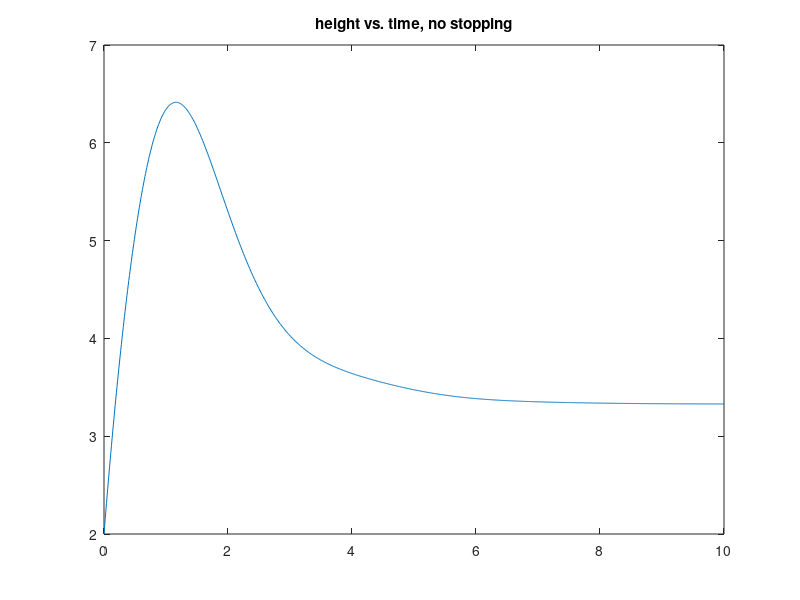
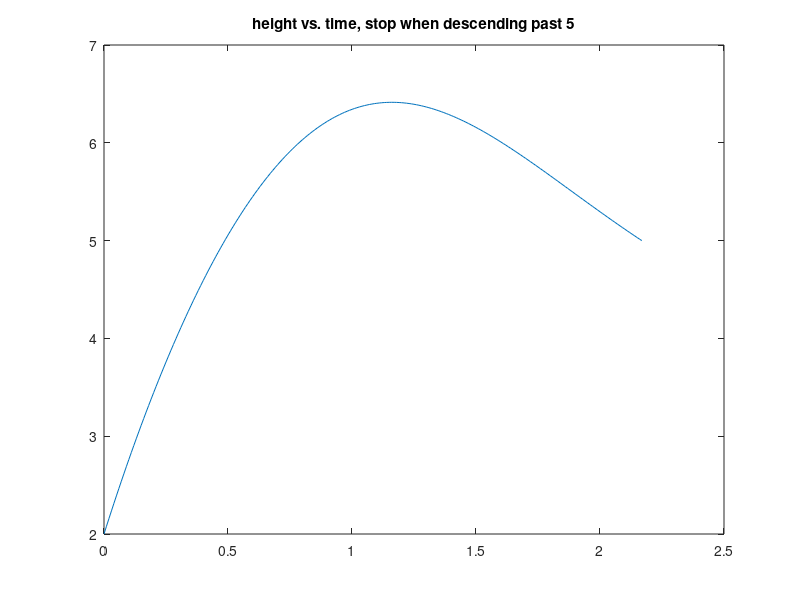

Recreate these plots in MATLAB, in order.
function ode_test
  % test prograrm to demonstrate how to
  % use an event handler to stop an
  % integration and savethe results
  % do "help ode45" and scan for EVENTS
  
  tspan=0:0.01:10;
  [t,y]=ode45(@F,tspan,[2,8]);
  figure(1);
  clf;
  plot(t,y(:,1));
  title('height vs. time, no stopping');

  stopHeight=5;
  options=odeset('Events',@events);
  [t,y]=ode45(@F,tspan,[2,8],options);
  figure(2);
  clf;
  plot(t,y(:,1));
  title('height vs. time, stop when descending past 5');

  function [value,isterminal,direction] = events(t,y)
        % Locate the time when height passes through stopHeight in a decreasing direction
        % and stop integration.  Here we use a nested function to avoid
        % passing the additional parameter stopHeight as an input argument.
        value = y(1) - stopHeight;     % detect height = 0
        isterminal = 1;   % stop the integration
        direction = -1;   % only when approaching stopHeight from above
  end

  
end

function xp=F(t,x)
  xp=zeros(2,1); % since output must be a column vector
  xp(1)=x(2);
  xp(2)= -t*x(1) - exp(t)*x(2) + 3*sin(2*t);
end
